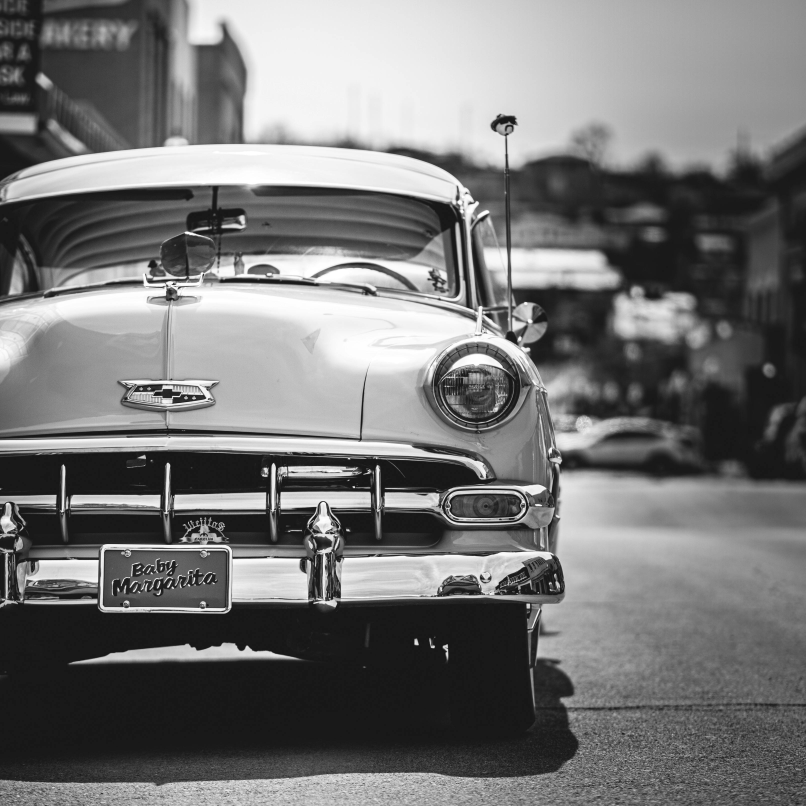
#> input picture grayscale_start.jpeg, 3223 x 3223 px (shown at 1/4 size)
$ python solution.py
#> lines starting #> are read from the running program, lines starting #| are printed output that depends on the picture; pictures that were not available may be replaced by others from this repository, and a replacement may not be noted
import glob
import random
import numpy as np
from PIL import Image, ImageOps
from scipy import spatial


def load_image(source: str) -> np.ndarray:
    # Opens an image from specified source and returns a numpy array with image rgb data
#> called with source = 'grayscale_start.jpeg'
    with Image.open(source) as img:
#> img is the input picture: PIL image 3223x3223 RGB; min 0, max 255, mean 117.1
        im_arr = np.asarray(img)
    return im_arr


# Load in the image we want to turn into a mosaic
face_im_arr = load_image('grayscale_start.jpeg')
width = face_im_arr.shape[0]
#> width = 3223
height = face_im_arr.shape[1]
#> height = 3223

target_res = (100, 100)  # Number of images to make up final image (width, height)
mos_template = face_im_arr[::(height // target_res[0]),
               ::(height // target_res[1])]  # Template to insert the smaller images into
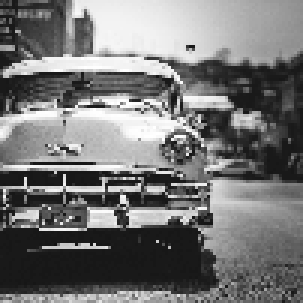
#> mos_template: shape (101, 101, 3) (shown 3 times larger); min 18, max 255, mean 117.4

images = []
for file in glob.glob('data/*'):
    im = load_image(file)
    images.append(im)


def resize_image(img: Image, size: tuple) -> np.ndarray:
    # Takes an image and resizes to a given size (width, height) as passed to the size parameter
#> called with size = (40, 40)
    resized_img = ImageOps.fit(img, size, Image.LANCZOS, centering=(0.5, 0.5))
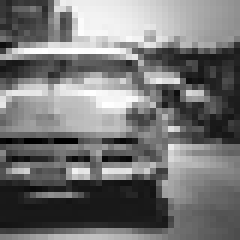
#> resized_img: PIL image 40x40 RGB (shown 6 times larger); min 0, max 255, mean 117.1
    return np.array(resized_img)


mosaic_size = (40, 40)  # Defines size of each mosaic image/tile
images = [resize_image(Image.fromarray(i), mosaic_size) for i in images]  # Resize images to specified mosaic tile size
#> images = 1 item


# Get mean RGB values for each image
images_array = np.asarray(images)
image_values = np.apply_over_axes(np.mean, images_array, [1, 2]).reshape(len(images), 3)
#> image_values = [[117.1, 117.1, 117.1]]
tree = spatial.KDTree(image_values)  # Insert into KDTree


image_idx = np.zeros(target_res, dtype=np.uint32)
for i in range(target_res[0]):
    for j in range(target_res[1]):
        template = mos_template[i, j]
        match = tree.query(template, k=40)
        pick = random.randint(0, 39)  # Pick random image to decrease likelihood of repeated images
        image_idx[i, j] = match[1][pick]
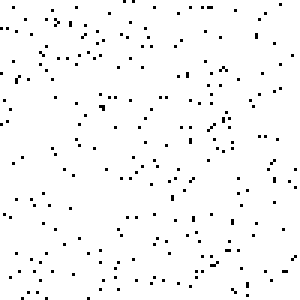
#> image_idx: shape (100, 100) uint32 (shown 3 times larger); values 0 (black) and 1 (white), 97.4% white; black in thin lines or dots

canvas = Image.new('RGB', (mosaic_size[0] * target_res[0], mosaic_size[1] * target_res[1]))
#> canvas: PIL image 4000x4000 RGB; every value is 0
for i in range(target_res[0]):
    for j in range(target_res[1]):
#> (the run stopped early here; a loop or call above may not have finished)
